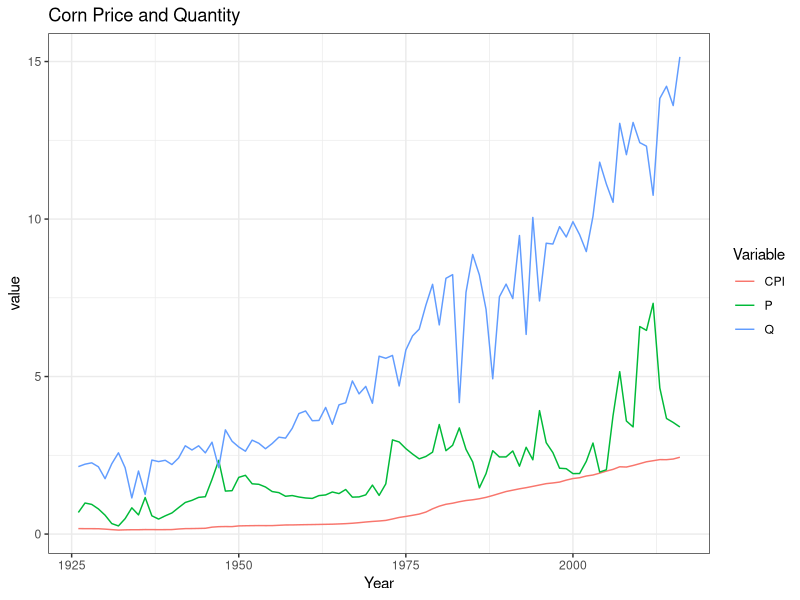
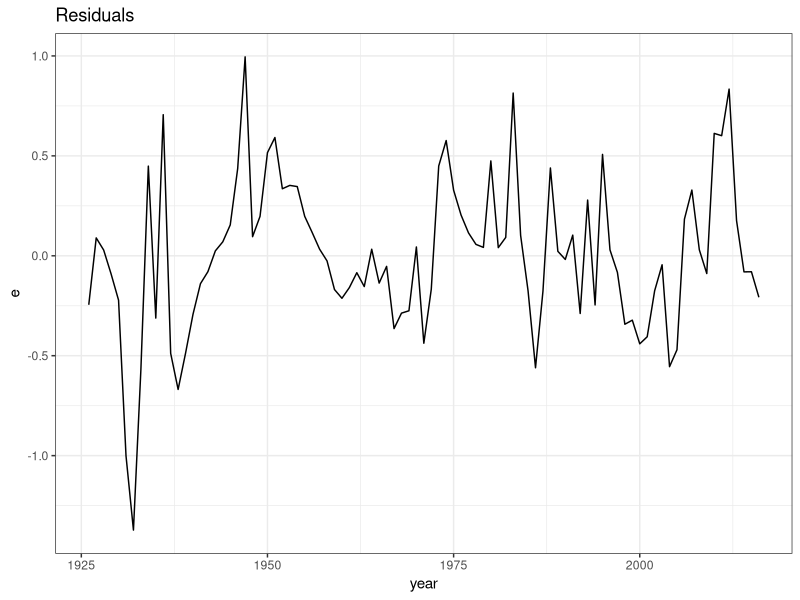

Here is the R script that generated these plots, in order:
# To reset r environment
rm(list=ls())

# Reading excel file and placing data into r studio environment
# DATA IS ON 91 OBSERVATIONS OF PRODUCTION 
# P = dollars per bushel, CPI = Customer price index from 1926-2016, Q = billions of bushels
corn  <- read.csv("demandofcorn.csv")

# Package for observational questions
library(tidyverse)

# Need packages for correlated errors
library(sandwich)
library(lmtest)

# Plotting everything 
plot_ci <- corn %>%
  mutate(CPI = CPI / 100) %>%
  pivot_longer(cols = c("P", "CPI", "Q")) %>%
  ggplot(aes(y = value, x = year, color = name)) +
  geom_line() +
  theme_bw() +
  ggtitle("Corn Price and Quantity") +
  labs(x = "Year", color = "Variable")

plot_ci

# Take logs of price and quantity
corn <- corn %>%
  mutate(
    log_p = log(P),
    log_q = log(Q),
    log_rp = log(P / CPI)
  )
  
# Take first regression to learn change in log_p for one unit in change of log_q
reg1 <- lm(log_p ~ log_q, data = corn)
summary(reg1)

# Add lag and residuals to data frame, (examine relationships between variable and its past)
corn <- corn %>%
  mutate(
    e = reg1$residuals,
    lag_e = lag(e)
  )

# Create a plot of residuals with the year(date)
plot_e <- corn %>%
  ggplot(aes(x = year, y = e)) +
  geom_line() +
  theme_bw() +
  ggtitle("Residuals")

# Display the plot
plot_e

# Fit a linear regression model with residuals (e) regressed on lagged residuals (lag_e) and log_q
reg_bg <- lm(e ~ lag_e + log_q, data = corn)

# Display a summary of the regression model
summary(reg_bg)

# Extract the R-squared value from the summary of the reg_bg model
bg_r2 <- summary(reg_bg)$r.squared

# Calculate the Breusch-Godfrey statistic (bg) by multiplying R-squared by the number of observations
bg <- bg_r2 * nobs(reg_bg)
bg

# Calculate the 95th percentile of the chi-squared distribution with 1 degree of freedom
critical_value <- qchisq(0.95, df = 1)

# Compare the Breusch-Godfrey statistic (bg) to the critical value for chi-squared distribution with 1 degree of freedom at 0.95 confidence level
# Do you reject the null hypothesis
bg > qchisq(0.95, df = 1)

# Display the summary of the regression model (reg1)
summary(reg1)

# Perform a coefficient test with Newey-West standard errors
coeftest(reg1, vcov = NeweyWest(reg1, lag = 12, prewhite = FALSE, adjust = TRUE))
